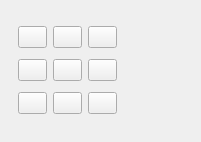
<?xml version="1.0" encoding="UTF-8"?>
<ui version="4.0">
 <class>MainWindow</class>
 <widget class="QMainWindow" name="MainWindow">
  <property name="geometry">
   <rect>
    <x>0</x>
    <y>0</y>
    <width>201</width>
    <height>142</height>
   </rect>
  </property>
  <property name="windowTitle">
   <string>crosses &amp; noughts</string>
  </property>
  <widget class="QWidget" name="centralWidget">
   <widget class="QWidget" name="layoutWidget">
    <property name="geometry">
     <rect>
      <x>7</x>
      <y>10</y>
      <width>121</width>
      <height>121</height>
     </rect>
    </property>
    <layout class="QHBoxLayout" name="horizontalLayout">
     <item>
      <layout class="QVBoxLayout" name="verticalLayout">
       <item>
        <widget class="QPushButton" name="b00">
         <property name="text">
          <string/>
         </property>
        </widget>
       </item>
       <item>
        <widget class="QPushButton" name="b10">
         <property name="text">
          <string/>
         </property>
        </widget>
       </item>
       <item>
        <widget class="QPushButton" name="b20">
         <property name="text">
          <string/>
         </property>
        </widget>
       </item>
      </layout>
     </item>
     <item>
      <layout class="QVBoxLayout" name="verticalLayout_2">
       <item>
        <widget class="QPushButton" name="b01">
         <property name="text">
          <string/>
         </property>
        </widget>
       </item>
       <item>
        <widget class="QPushButton" name="b11">
         <property name="text">
          <string/>
         </property>
        </widget>
       </item>
       <item>
        <widget class="QPushButton" name="b21">
         <property name="text">
          <string/>
         </property>
        </widget>
       </item>
      </layout>
     </item>
     <item>
      <layout class="QVBoxLayout" name="verticalLayout_3">
       <item>
        <widget class="QPushButton" name="b02">
         <property name="text">
          <string/>
         </property>
        </widget>
       </item>
       <item>
        <widget class="QPushButton" name="b12">
         <property name="text">
          <string/>
         </property>
        </widget>
       </item>
       <item>
        <widget class="QPushButton" name="b22">
         <property name="text">
          <string/>
         </property>
        </widget>
       </item>
      </layout>
     </item>
    </layout>
   </widget>
  </widget>
 </widget>
 <layoutdefault spacing="6" margin="11"/>
 <resources/>
 <connections/>
</ui>
